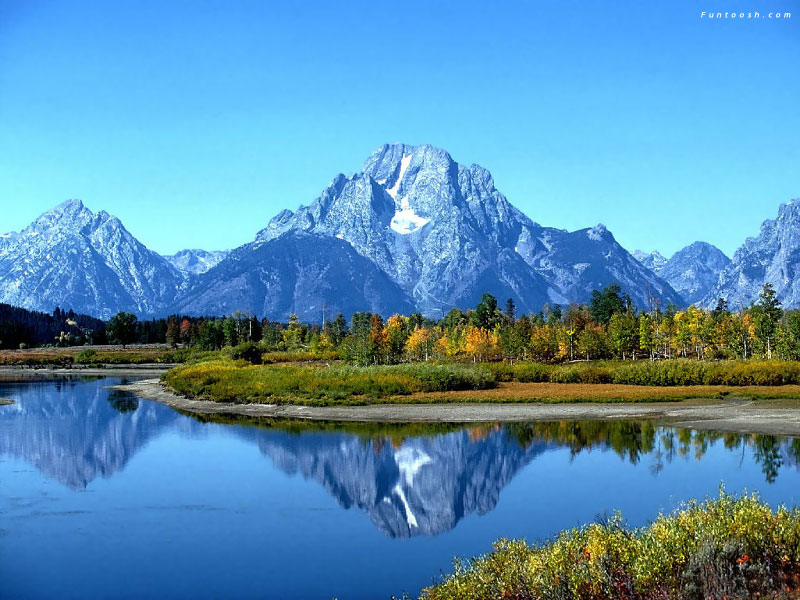
%> input picture mountains.jpg, 800 x 600 px
$ octave couleurRGB.m   (GNU Octave 9; MATLAB toolbox functions it lacks are replaced by stand-ins)
%> lines starting %> are read from the running program, lines starting %| are printed output that depends on the picture
% Canaux de l'image de montagne


close all; clear all; clc;

%% image %%
Image = imread('mountains.jpg'); % image originale
%> Image is the input picture: size 600x800x3 uint8; mean R, G, B 88.4, 144.3, 178.7
Image_gray = rgb2gray(Image); % image en nuance de gris
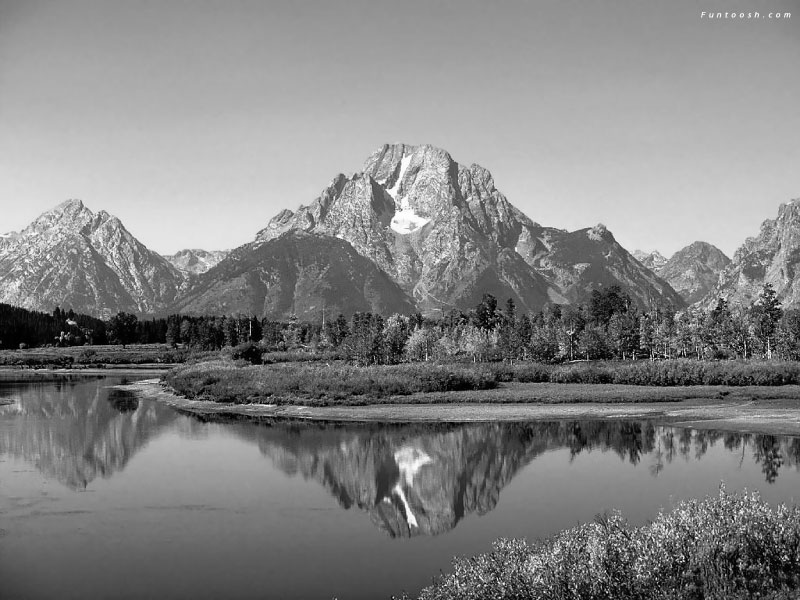
%> Image_gray: size 600x800 uint8; min 0, max 255, mean 131.5

imwrite(Image_gray,'MontGris.jpg');


R = Image(:,:,1); %compo rouge
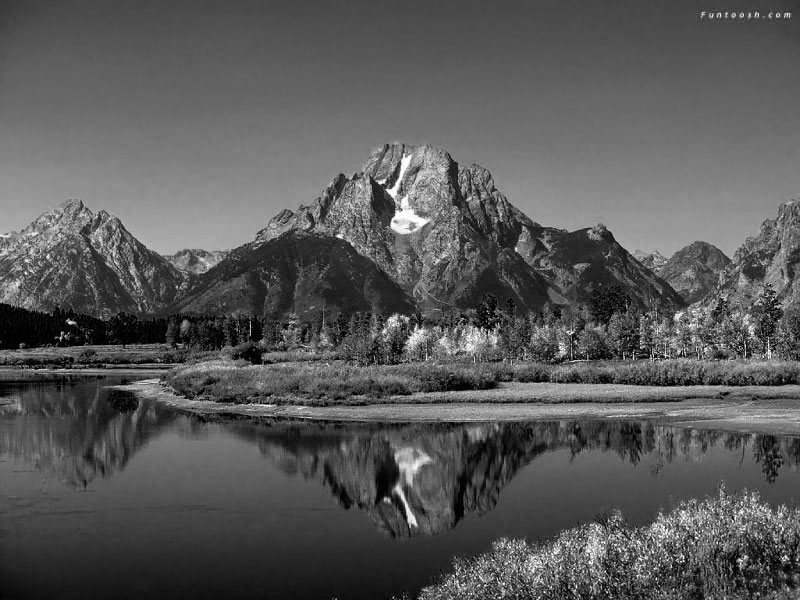
%> R: size 600x800 uint8; min 0, max 255, mean 88.4
G = Image(:,:,2); %compe verte
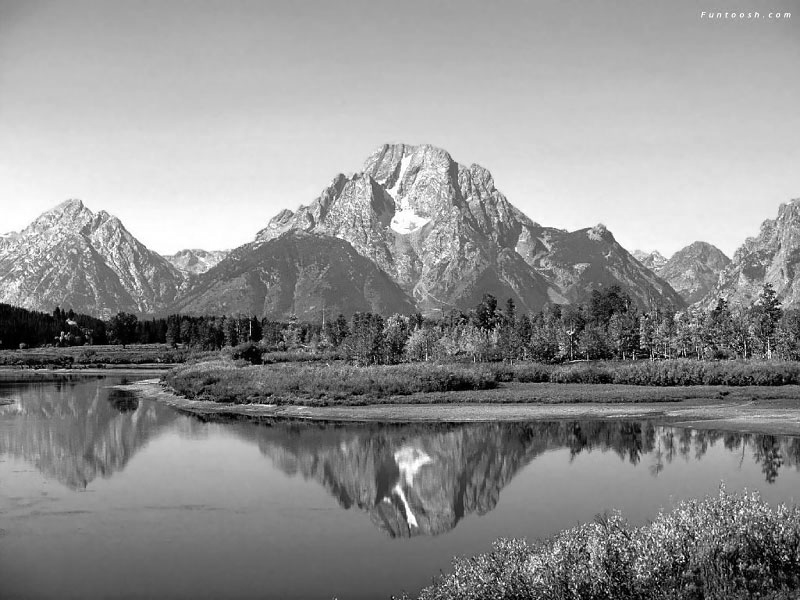
%> G: size 600x800 uint8; min 0, max 255, mean 144.3
B = Image(:,:,3); %compo bleu
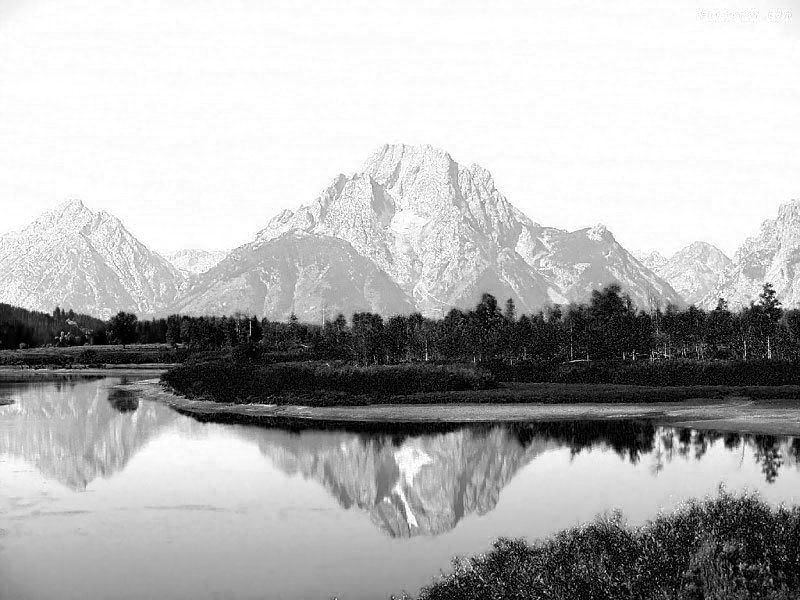
%> B: size 600x800 uint8; min 0, max 255, mean 178.7

%% Show Parts %%
C = zeros(size(Image, 1), size(Image, 2));
CR = cat(3, R, C, C); % canal rouge
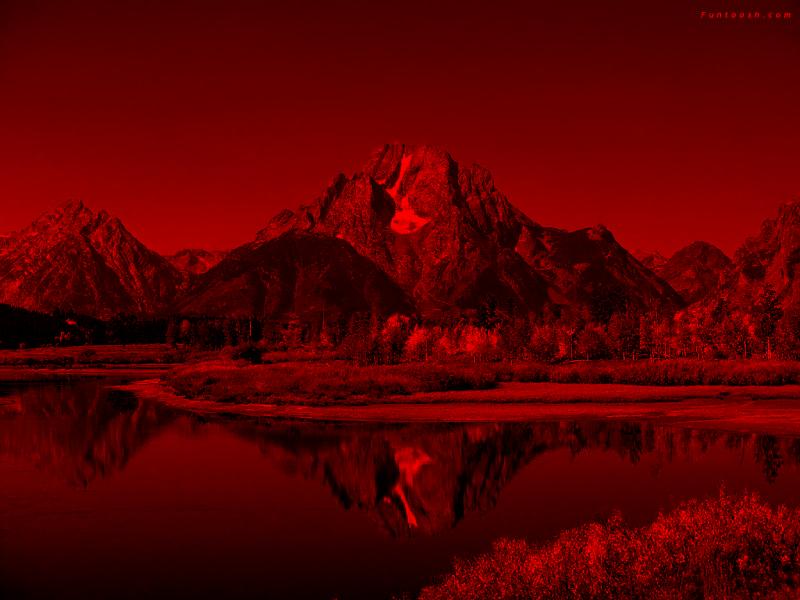
%> CR: size 600x800x3 uint8; mean R, G, B 88.4, 0, 0
CG = cat(3, C, G, C); % canal vert
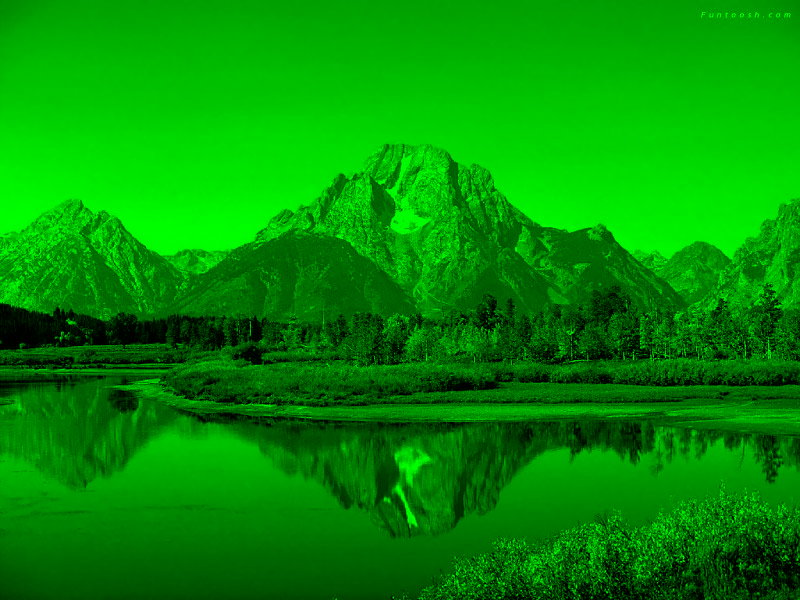
%> CG: size 600x800x3 uint8; mean R, G, B 0, 144.3, 0
CB = cat(3, C, C, B); % canal bleu
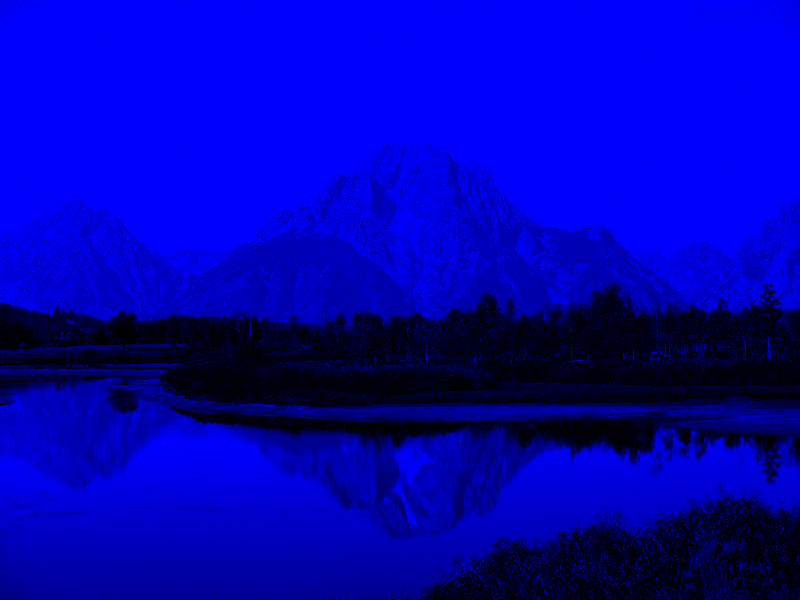
%> CB: size 600x800x3 uint8; mean R, G, B 0, 0, 178.7
CI = cat(3, R, G, B); % image reconstruite

figure
imshow(CR)
%imwrite(CR,'Red.jpg')

figure
imshow(CG)
%imwrite(CG,'Green.jpg')

figure
imshow(CB)
%imwrite(CB,'Blue.jpg')

figure
imshow(CI)
%imwrite(CI,'Image.jpg')

$ run again, with MerAral_2001.jpg copied over mountains.jpg
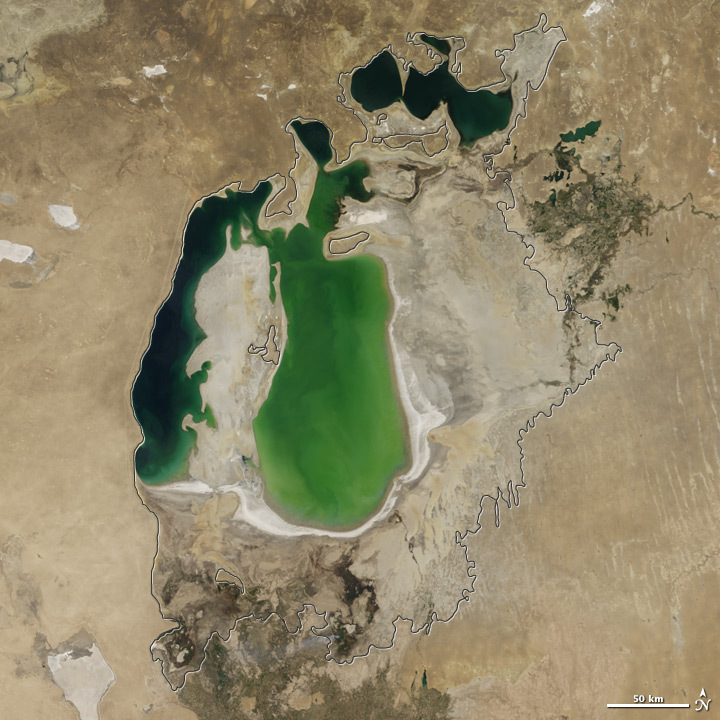
%> input picture MerAral_2001.jpg, 720 x 720 px
%> Image is the input picture: size 720x720x3 uint8; mean R, G, B 144.1, 135.3, 105.6
%> `CG = cat(3, C, G, C);`:
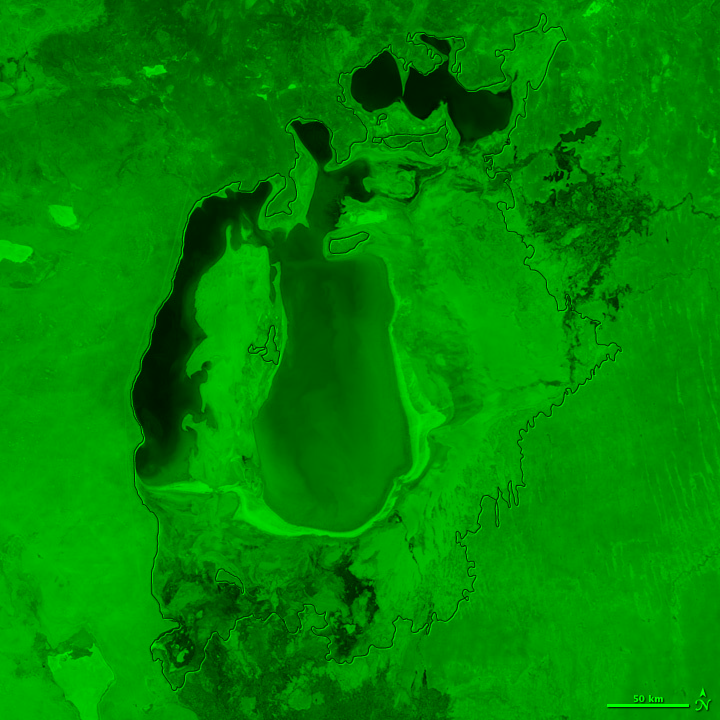
%> CG: size 720x720x3 uint8; mean R, G, B 0, 135.3, 0
%> `CB = cat(3, C, C, B);`:
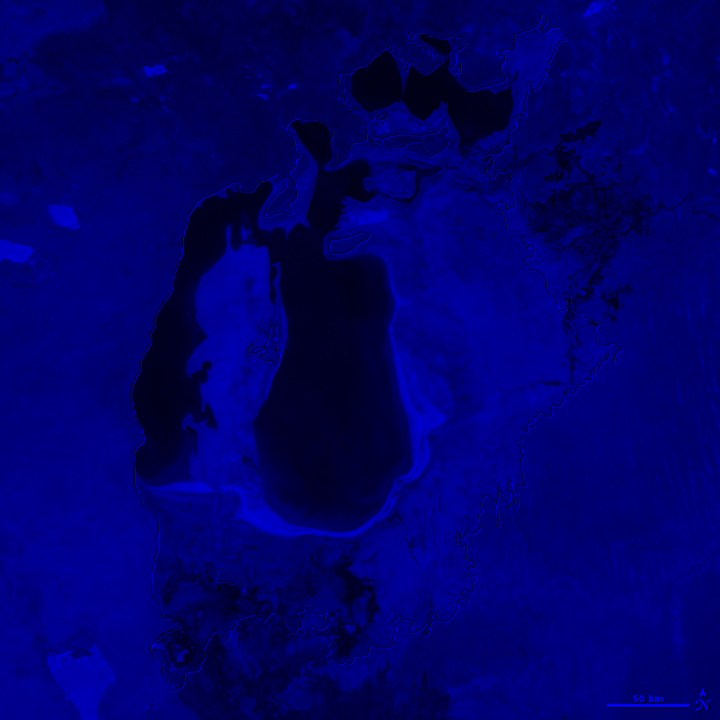
%> CB: size 720x720x3 uint8; mean R, G, B 0, 0, 105.6

$ run again, with MerAral_2003.jpg copied over mountains.jpg
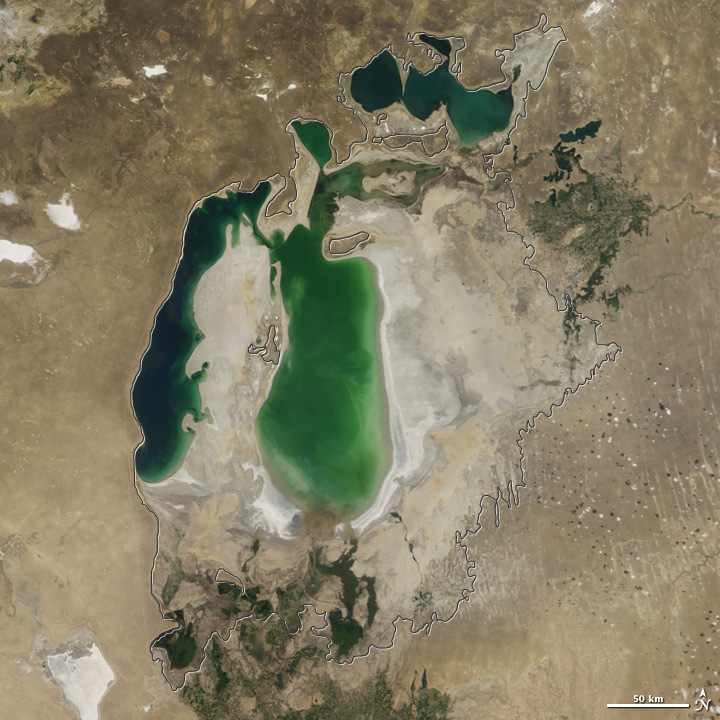
%> input picture MerAral_2003.jpg, 720 x 720 px
%> Image is the input picture: size 720x720x3 uint8; mean R, G, B 132.2, 125.3, 100.8
%> `CG = cat(3, C, G, C);`:
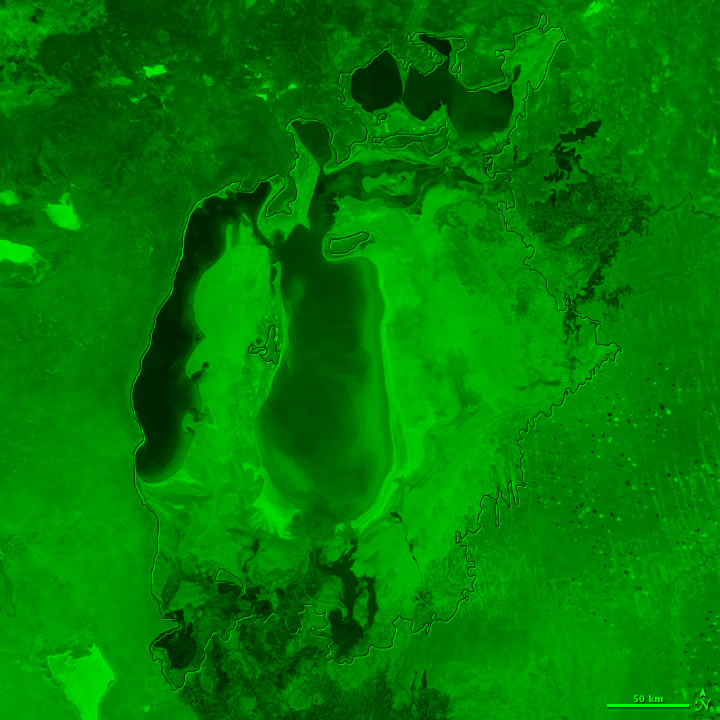
%> CG: size 720x720x3 uint8; mean R, G, B 0, 125.3, 0
%> `CB = cat(3, C, C, B);`:
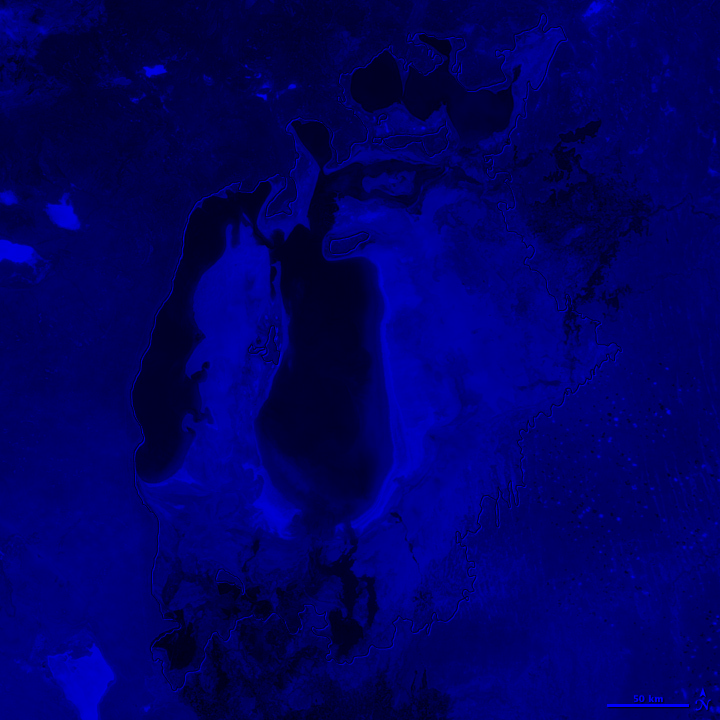
%> CB: size 720x720x3 uint8; mean R, G, B 0, 0, 100.8

$ run again, with MerAral_2005.jpg copied over mountains.jpg
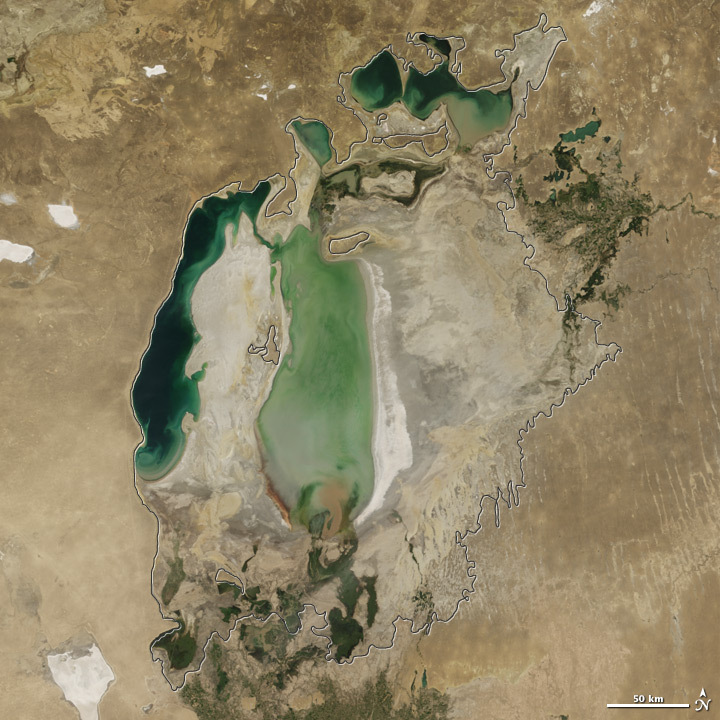
%> input picture MerAral_2005.jpg, 720 x 720 px
%> Image is the input picture: size 720x720x3 uint8; mean R, G, B 144, 132.3, 101.8
%> `CB = cat(3, C, C, B);`:
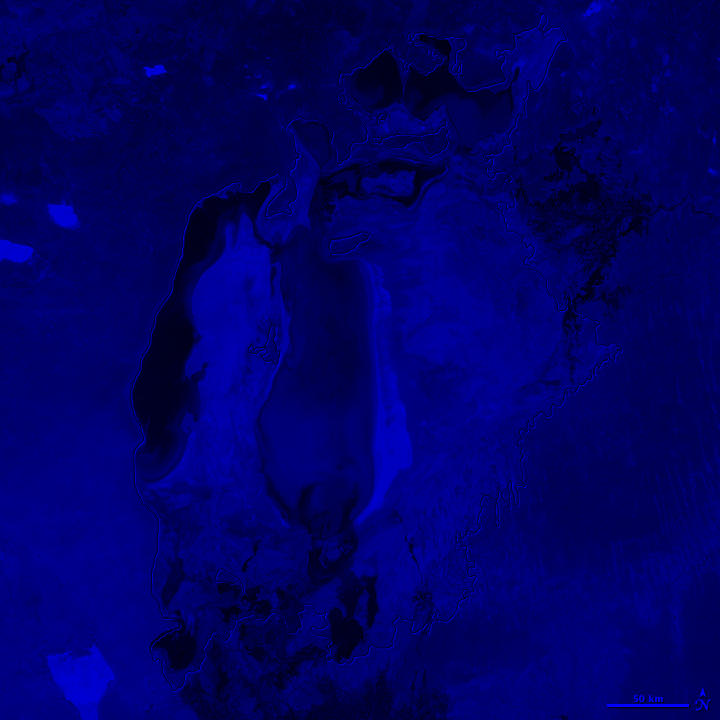
%> CB: size 720x720x3 uint8; mean R, G, B 0, 0, 101.8
